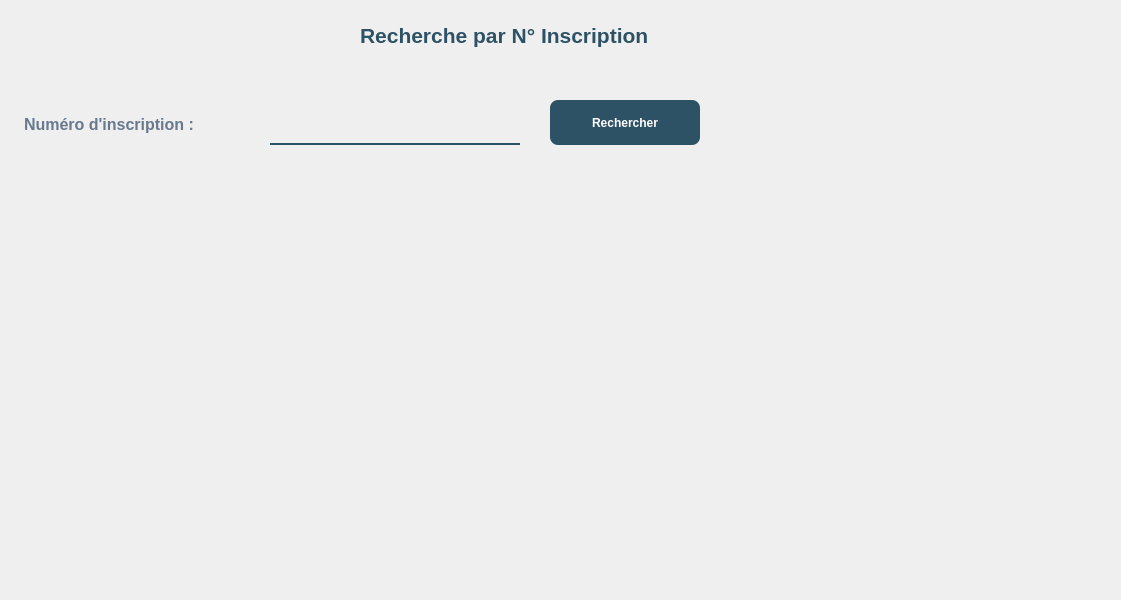
<?xml version="1.0" encoding="UTF-8"?>
<ui version="4.0">
 <class>Dialog</class>
 <widget class="QDialog" name="Dialog">
  <property name="geometry">
   <rect>
    <x>0</x>
    <y>0</y>
    <width>1121</width>
    <height>600</height>
   </rect>
  </property>
  <property name="windowTitle">
   <string>Dialog</string>
  </property>
  <widget class="QLineEdit" name="lineEdit">
   <property name="geometry">
    <rect>
     <x>270</x>
     <y>110</y>
     <width>250</width>
     <height>35</height>
    </rect>
   </property>
   <property name="font">
    <font>
     <pointsize>12</pointsize>
    </font>
   </property>
   <property name="styleSheet">
    <string notr="true">background-color:rgba(0,0,0,0);
border: 2px solid rgba(0,0,0,0);
border-bottom-color:rgba(46,82,101,255);
color:rgb(0,0,0);
padding-bottom:7px;</string>
   </property>
   <property name="placeholderText">
    <string/>
   </property>
  </widget>
  <widget class="QTableView" name="tableView">
   <property name="geometry">
    <rect>
     <x>20</x>
     <y>180</y>
     <width>1081</width>
     <height>391</height>
    </rect>
   </property>
   <property name="styleSheet">
    <string notr="true">background:rgba(0,0,0,0);
border:none;</string>
   </property>
  </widget>
  <widget class="QLabel" name="label">
   <property name="geometry">
    <rect>
     <x>20</x>
     <y>110</y>
     <width>241</width>
     <height>35</height>
    </rect>
   </property>
   <property name="font">
    <font>
     <pointsize>12</pointsize>
     <weight>75</weight>
     <bold>true</bold>
    </font>
   </property>
   <property name="styleSheet">
    <string notr="true">background-color:rgba(0,0,0,0);
color:rgb(104, 121, 143);
padding-bottom:7px;</string>
   </property>
   <property name="text">
    <string>Numéro d'inscription :</string>
   </property>
  </widget>
  <widget class="QPushButton" name="pushButton">
   <property name="geometry">
    <rect>
     <x>550</x>
     <y>100</y>
     <width>150</width>
     <height>45</height>
    </rect>
   </property>
   <property name="font">
    <font>
     <pointsize>-1</pointsize>
     <weight>87</weight>
     <bold>true</bold>
    </font>
   </property>
   <property name="styleSheet">
    <string notr="true">background: rgb(255,255,255);
background: rgba(46,82,101,255);
  border: 0 solid #E2E8F0;
  color: rgb(255, 255, 255);
  font-size: 12px;
  font-weight: 700;
  height: 56px;
  border-radius: 8px;

</string>
   </property>
   <property name="text">
    <string>Rechercher</string>
   </property>
  </widget>
  <widget class="QLabel" name="label_4">
   <property name="geometry">
    <rect>
     <x>0</x>
     <y>-150</y>
     <width>1131</width>
     <height>761</height>
    </rect>
   </property>
   <property name="styleSheet">
    <string notr="true">border-image:url(:/img/897.jpg);</string>
   </property>
   <property name="text">
    <string/>
   </property>
  </widget>
  <widget class="QLabel" name="label_10">
   <property name="geometry">
    <rect>
     <x>360</x>
     <y>10</y>
     <width>391</width>
     <height>51</height>
    </rect>
   </property>
   <property name="font">
    <font>
     <family>Arial</family>
     <pointsize>16</pointsize>
     <weight>75</weight>
     <bold>true</bold>
     <underline>false</underline>
    </font>
   </property>
   <property name="styleSheet">
    <string notr="true">color:rgba(46,82,101,255);
background-color:rgba(0,0,0,0);
</string>
   </property>
   <property name="text">
    <string>Recherche par N° Inscription</string>
   </property>
  </widget>
  <zorder>label_4</zorder>
  <zorder>lineEdit</zorder>
  <zorder>tableView</zorder>
  <zorder>label</zorder>
  <zorder>pushButton</zorder>
  <zorder>label_10</zorder>
 </widget>
 <resources>
  <include location="../img/back.qrc"/>
 </resources>
 <connections/>
</ui>
